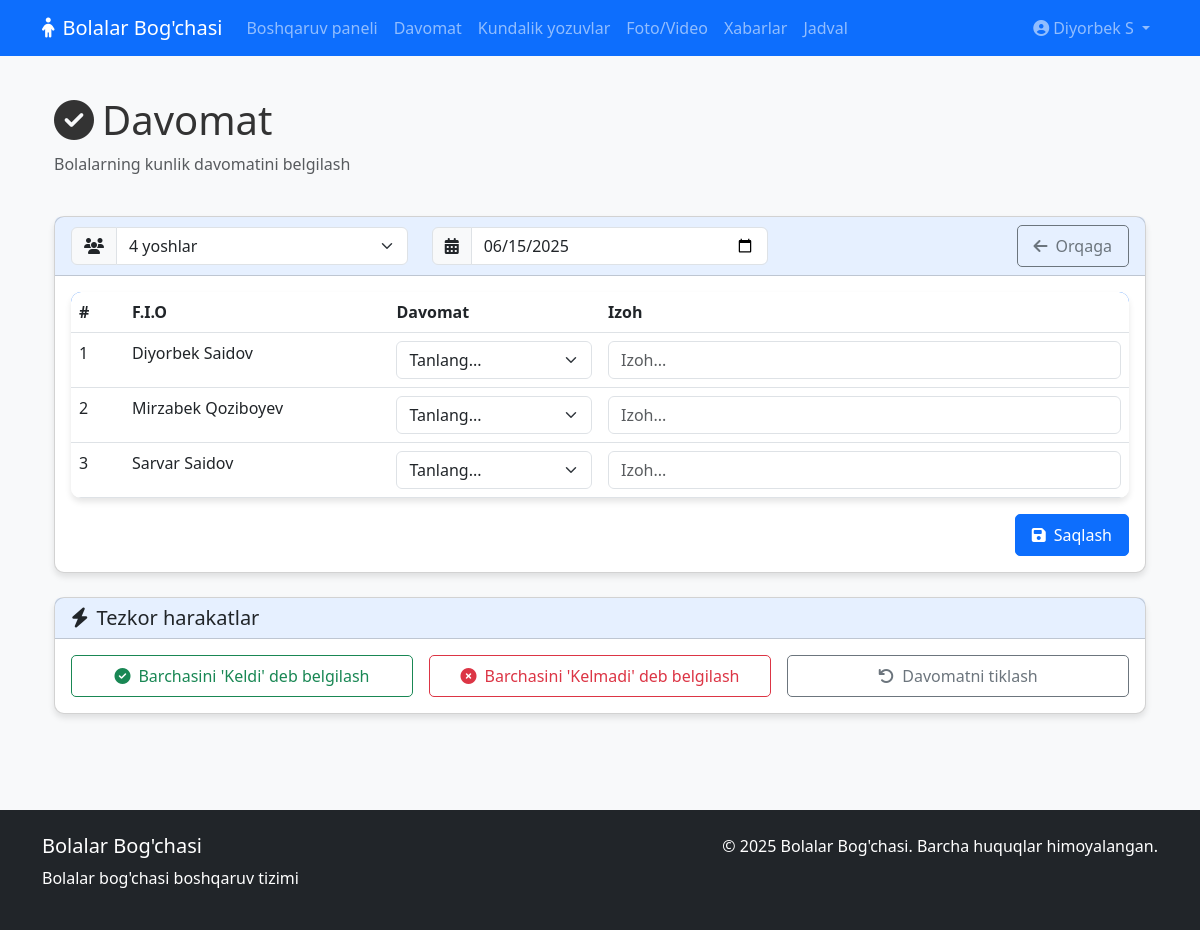
The app's page /teacher/attendance (signed in) with its own data.
### models.py (models this page shows)
class Child(db.Model):
    __tablename__ = 'children'
    id = db.Column(db.Integer, primary_key=True)
    first_name = db.Column(db.String(50), nullable=False)
    last_name = db.Column(db.String(50), nullable=False)
    date_of_birth = db.Column(db.Date, nullable=False)
    gender = db.Column(db.String(10))
    parent_id = db.Column(db.Integer, db.ForeignKey('parents.id'), nullable=False)
    group_id = db.Column(db.Integer, db.ForeignKey('groups.id'))
    allergies = db.Column(db.Text)
    medical_notes = db.Column(db.Text)
    enrollment_date = db.Column(db.Date, default=datetime.utcnow().date())
    attendance_records = db.relationship('Attendance', backref='child', lazy=True)
    daily_notes = db.relationship('DailyNote', backref='child', lazy=True)
    media_items = db.relationship('Media', backref='child', lazy=True)
    payments = db.relationship('Payment', backref='child', lazy=True)

### routes/teacher_routes.py (the view, shortened to what this page needs)
@teacher_bp.route('/attendance', methods=['GET', 'POST'])
@teacher_required
def attendance():
    user_id = session.get('user_id')
    teacher = Teacher.query.filter_by(user_id=user_id).first()
    if not teacher:
        flash('Tarbiyachi profili topilmadi', 'danger')
        return redirect(url_for('auth.logout'))
    selected_date = request.args.get('date', date.today().strftime('%Y-%m-%d'))
    selected_date = datetime.strptime(selected_date, '%Y-%m-%d').date()
    groups = Group.query.filter_by(teacher_id=teacher.id).all()
    selected_group_id = request.args.get('group_id')
    if selected_group_id:
        selected_group = Group.query.get(selected_group_id)
        if selected_group not in groups:
            flash('Siz bu guruh uchun mas\'ul emassiz', 'danger')
            return redirect(url_for('teacher.attendance'))
    else:
        selected_group = groups[0] if groups else None
    if selected_group:
        children = Child.query.filter_by(group_id=selected_group.id).all()
    else:
        children = []
    attendance_records = {}
    if selected_group:
        for child in children:
            attendance = Attendance.query.filter_by(child_id=child.id, date=selected_date).first()
            if attendance:
                attendance_records[child.id] = attendance
    return render_template('teacher/attendance.html',
                          teacher=teacher,
                          groups=groups,
                          selected_group=selected_group,
                          children=children,
                          selected_date=selected_date,
                          attendance_records=attendance_records,
                          now=datetime.now())  # `now` o‘zgaruvchisini qo‘shdik

### app.py (called while the page is built)
def create_app(config_class=Config):
    app = Flask(__name__)
    app.config.from_object(config_class)
    os.makedirs(os.path.join(app.config['UPLOAD_FOLDER'], 'photos'), exist_ok=True)
    os.makedirs(os.path.join(app.config['UPLOAD_FOLDER'], 'videos'), exist_ok=True)
    db.init_app(app)
    register_routes(app)
    @app.route('/')
    def index():
        return render_template('index.html')
    @app.errorhandler(404)
    def page_not_found(e):
        return render_template('404.html'), 404
    @app.errorhandler(500)
    def internal_server_error(e):
        return render_template('500.html'), 500
    @app.context_processor
    def inject_global_variables():
        return {
            'app_name': app.config['APP_NAME'],
            'now': datetime.now()
        }
    return app

### routes/auth_routes.py (called while the page is built)
def teacher_required(f):
    @wraps(f)
    def decorated_function(*args, **kwargs):
        if 'user_id' not in session:
            flash('Iltimos, avval tizimga kiring', 'warning')
            return redirect(url_for('auth.login'))
        if session.get('role') != 'teacher' and session.get('role') != 'admin':
            flash('Bu sahifa faqat tarbiyachilar uchun', 'danger')
            return redirect(url_for('auth.dashboard'))
        return f(*args, **kwargs)
    return decorated_function

### templates/teacher/attendance.html (shortened to what this page needs)
{% extends 'base.html' %}
{% block content %}
<div class="container">
    <div class="row mb-4">
        <div class="col">
            <h1 class="page-title">
                <i class="fas fa-check-circle me-2"></i>Davomat
            </h1>
            <p class="text-muted">Bolalarning kunlik davomatini belgilash</p>
        </div>
    </div>
    <div class="card mb-4">
        <div class="card-header">
            <div class="row align-items-center">
                <div class="col-md-4">
                    <form method="GET" action="{{ url_for('teacher.attendance') }}">
                        <div class="input-group">
                            <span class="input-group-text"><i class="fas fa-users"></i></span>
                            <select name="group_id" id="group_select" class="form-select" onchange="this.form.submit()">
                                {% for group in groups %}
                                    <option value="{{ group.id }}" {% if selected_group and selected_group.id == group.id %}selected{% endif %}>
                                        {{ group.name }}
                                    </option>
                                {% endfor %}
                            </select>
                        </div>
                    </form>
                </div>
                <div class="col-md-4 text-center">
                    <form method="GET" action="{{ url_for('teacher.attendance') }}">
                        <div class="input-group">
                            <span class="input-group-text"><i class="fas fa-calendar-alt"></i></span>
                            <input type="date" name="date" class="form-control" value="{{ selected_date.strftime('%Y-%m-%d') }}" onchange="this.form.submit()">
                        </div>
                    </form>
                </div>
                <div class="col-md-4 text-end">
                    <a href="{{ url_for('teacher.dashboard') }}" class="btn btn-outline-secondary">
                        <i class="fas fa-arrow-left me-2"></i>Orqaga
                    </a>
                </div>
            </div>
        </div>
        <div class="card-body">
            {% if selected_group and children %}
                <form method="POST" id="attendance-form" action="{{ url_for('teacher.attendance', date=selected_date, group_id=selected_group.id) }}">
                    <div class="table-responsive">
                        <table class="table table-hover">
                            <thead>
                                <tr>
                                    <th style="width: 5%;">#</th>
                                    <th style="width: 25%;">F.I.O</th>
                                    <th style="width: 20%;">Davomat</th>
                                    <th style="width: 50%;">Izoh</th>
                                </tr>
                            </thead>
                            <tbody>
                                {% for child in children %}
                                    <tr>
                                        <td>{{ loop.index }}</td>
                                        <td>{{ child.first_name }} {{ child.last_name }}</td>
                                        <td>
                                            <select name="status_{{ child.id }}" class="form-select status-select" aria-label="Davomat holati">
                                                <option value="" {% if not attendance_records.get(child.id) %}selected{% endif %}>Tanlang...</option>
                                            </select>
                                        </td>
                                        <td>
                                            <input type="text" name="note_{{ child.id }}" class="form-control" placeholder="Izoh..." value="{{ attendance_records.get(child.id, {}).note or '' }}">
                                        </td>
                                    </tr>
                                {% endfor %}
                            </tbody>
                        </table>
                    </div>
                    <div class="d-flex justify-content-end mt-3">
                        <button type="submit" class="btn btn-primary">
                            <i class="fas fa-save me-2"></i>Saqlash
                        </button>
                    </div>
                </form>
            {% elif not selected_group %}
                <div class="alert alert-info">
                    <i class="fas fa-info-circle me-2"></i>Iltimos, guruhni tanlang.
                </div>
            {% else %}
                <div class="alert alert-info">
                    <i class="fas fa-info-circle me-2"></i>Bu guruhda bolalar yo'q.
                </div>
            {% endif %}
        </div>
    </div>
    <div class="row">
        <div class="col-md-12">
            <div class="card">
                <div class="card-header">
                    <h5 class="mb-0"><i class="fas fa-bolt me-2"></i>Tezkor harakatlar</h5>
                </div>
                <div class="card-body">
                    <div class="row g-3">
                        <div class="col-md-4">
                            <button class="btn btn-outline-success w-100" id="markAllPresent">
                                <i class="fas fa-check-circle me-2"></i>Barchasini 'Keldi' deb belgilash
                            </button>
                        </div>
                        <div class="col-md-4">
                            <button class="btn btn-outline-danger w-100" id="markAllAbsent">
                                <i class="fas fa-times-circle me-2"></i>Barchasini 'Kelmadi' deb belgilash
                            </button>
                        </div>
                        <div class="col-md-4">
                            <button class="btn btn-outline-secondary w-100" id="resetAll">
                                <i class="fas fa-undo me-2"></i>Davomatni tiklash
                            </button>
                        </div>
                    </div>
                </div>
            </div>
        </div>
    </div>
</div>
{% endblock %}

### static/css/style.css (style rules this page uses)
:root { --primary-color: #0d6efd; --secondary-color: #6c757d; --success-color: #198754; --info-color: #0dcaf0; --warning-color: #ffc107; --danger-color: #dc3545; --light-color: #f8f9fa; --dark-color: #212529; }
body { font-family: 'Segoe UI', Tahoma, Geneva, Verdana, sans-serif; color: #333; background-color: #f8f9fa; min-height: 100vh; display: flex; flex-direction: column; }
.card { border-radius: 10px; box-shadow: 0 4px 6px rgba(0, 0, 0, 0.1); transition: transform 0.2s, box-shadow 0.2s; margin-bottom: 1.5rem; }
.card-header { font-weight: bold; background-color: rgba(13, 110, 253, 0.1); }
.table-responsive { border-radius: 10px; overflow: hidden; box-shadow: 0 4px 6px rgba(0, 0, 0, 0.1); }
.table { margin-bottom: 0; }
.table thead { background-color: var(--primary-color); color: white; }
.btn { border-radius: 5px; padding: 0.5rem 1rem; }

### records on screen
Child: first_name "Diyorbek", last_name "Saidov", id "Tanlang..."
Child: first_name "Mirzabek", last_name "Qoziboyev", id "Tanlang..."
Child: first_name "Sarvar", last_name "Saidov", id "Tanlang..."

### other values on screen
{{ app_name }} "Bolalar Bog'chasi"
{{ session.name }} "Diyorbek S"
form field group_id "4 yoshlar"
